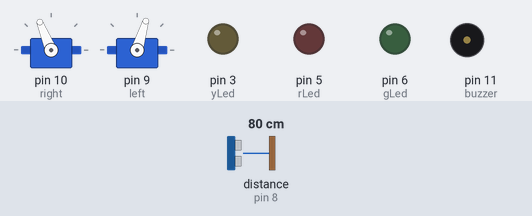
A sketch run on a simulated Arduino Uno, built with avr-gcc and run on an emulated ATmega328P. Parts: 2 × servo, output pins drawn as LEDs (lit = HIGH), buzzer (waves = sounding, pin HIGH). The test bench sets the inputs (shaded band); at power-on: distance to the obstacle (sensor on pin 8) 80 cm.

Above: at 1.2 s.
1.3 s: distance to the obstacle (sensor on pin 8) set to 2 cm
At 1.9 s:
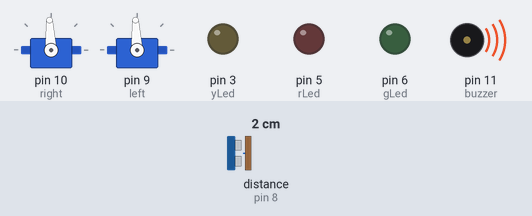
4.3 s: distance to the obstacle (sensor on pin 8) set to 9 cm
7.3 s: distance to the obstacle (sensor on pin 8) set to 12 cm
At 7.69 s:
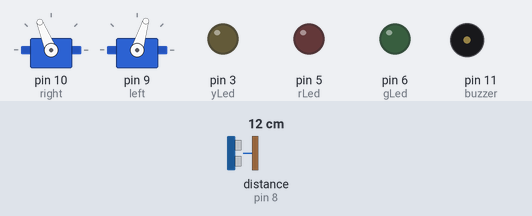
10.3 s: distance to the obstacle (sensor on pin 8) set to 35 cm
At 10.65 s:
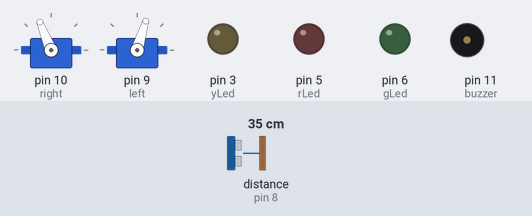
13.3 s: distance to the obstacle (sensor on pin 8) set to 120 cm
Timing chart, 0 to 15.5 s (numbered marks = the images above; inputs shaded):
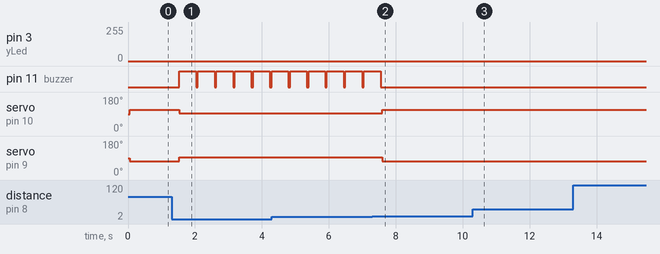

Measured:
- the behaviour switches between 10 and 11 cm on distance to the obstacle (sensor on pin 8) (found by bisection; images 1 and 2)
- after the input at 1.3 s, pin 5 (rLed): stays LOW (without the input it goes to HIGH after 1.4 s); pin 11 (buzzer): alternates HIGH for 0.50 s and LOW for 0.05 s, starting after 0.24 s; servo on pin 10 (right): 112° → 93° after 0.24 s; servo on pin 9 (left): 73° → 93° after 0.24 s
- after the input at 7.3 s, pin 11 (buzzer): goes on until 7.5 s, then stays LOW; servo on pin 10 (right): 93° → 112° after 0.30 s; servo on pin 9 (left): 93° → 73° after 0.30 s
- after the input at 10.3 s, pin 5 (rLed): stays LOW (without the input it goes to HIGH after 1.4 s)

The sketch:

User_Program4_2.ino
```cpp
/*Software 1073 Arduino BoeBots
User Program
Method stubs are pre-made. add your own code to complete the challenge!

Program Task: Have the robot cycle the leds while driving, but if it sees a wall, stop and beep the buzzer
Feel free to view the example program within the same folder if you need help!
*/

#include <Servo.h>
#include <NewPing.h>

int rLed = 5;
int yLed = 3;
int gLed = 6;
int buzzer = 11;

Servo right;
Servo left;

NewPing sonar (12, 8, 200);

int getDistance()
{
  delay(50);
  unsigned int uS = sonar.ping();
  unsigned int cmDist = uS / US_ROUNDTRIP_CM;
  return cmDist;
}

void cycleLights()
{
 digitalWrite(rLed, HIGH);
 delay(500);
 digitalWrite(rLed, LOW);
 delay(500);
 digitalWrite(yLed, HIGH);
 delay(500);
 digitalWrite(yLed, LOW);
 delay(500);
 digitalWrite(gLed, HIGH);
 delay(500);
 digitalWrite(gLed, LOW);
 delay(500);
}

void drive()
{
  if(getDistance() > 10)
  {
    right.writeMicroseconds(1700);
    left.writeMicroseconds(1300);
    dimmer();
  }
  else
  {
   right.writeMicroseconds(1500);
   left.writeMicroseconds(1500);
   digitalWrite(buzzer, HIGH);
   delay(500);
   digitalWrite(buzzer, LOW);
  }
}

void dimmer(){
  for(int i = 0; i <= 255; i+=5){
    analogWrite(rLed, i);
    delay(1);
  }
  for(int i = 255; i >=0; i-=5){
    analogWrite(rLed, i);
    delay(1);
  }
  for(int j = 0; j <= 255; j+=5){
    analogWrite(yLed, j);
    delay(1);
  }
  for(int j = 255; j >=0; j-=5){
    analogWrite(yLed, j);
    delay(1);
  }
  for(int k = 0; k <= 255; k+=5){
    analogWrite(gLed, k);
    delay(1);
  }
  for(int k = 255; k >=0; k-=5){
    analogWrite(gLed, k);
    delay(1);
  }
}

void setup()
{
  pinMode(rLed, OUTPUT);
  pinMode(yLed, OUTPUT);
  pinMode(gLed, OUTPUT);
  pinMode(buzzer, OUTPUT);
  right.attach(10);
  left.attach(9);
  //your code goes here
}

void loop()
{
  drive();
  //also here
}
```
